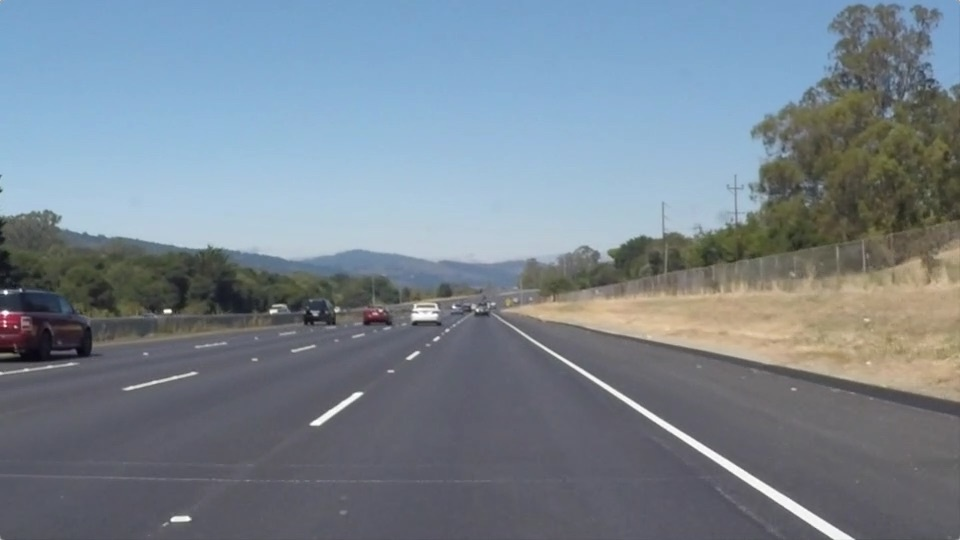
#> input picture lan_img1.jpg, 960 x 540 px
$ jupyter execute Untitled.ipynb
#> lines starting #> are read from the running program, lines starting #| are printed output that depends on the picture; after the words box and inside, x2 and y2 are one past the last pixel; in counts of white or black regions, pixels touching at a corner belong together
# EXP 9
## IMPLEMENTATION OF EROSION AND DILATION

**Name:** Rithika L
**Reg No:** 212224230231
**Slot:** T1-H15

[cell 1]
import cv2
import numpy as np
import matplotlib.pyplot as plt

[cell 2]
img = cv2.imread('lan_img1.jpg')
#> img is the input picture: shape (540, 960, 3); mean B, G, R 143.7, 132.6, 120.3
img = cv2.cvtColor(img, cv2.COLOR_BGR2RGB)

[cell 3]
gray = cv2.cvtColor(img, cv2.COLOR_RGB2GRAY)
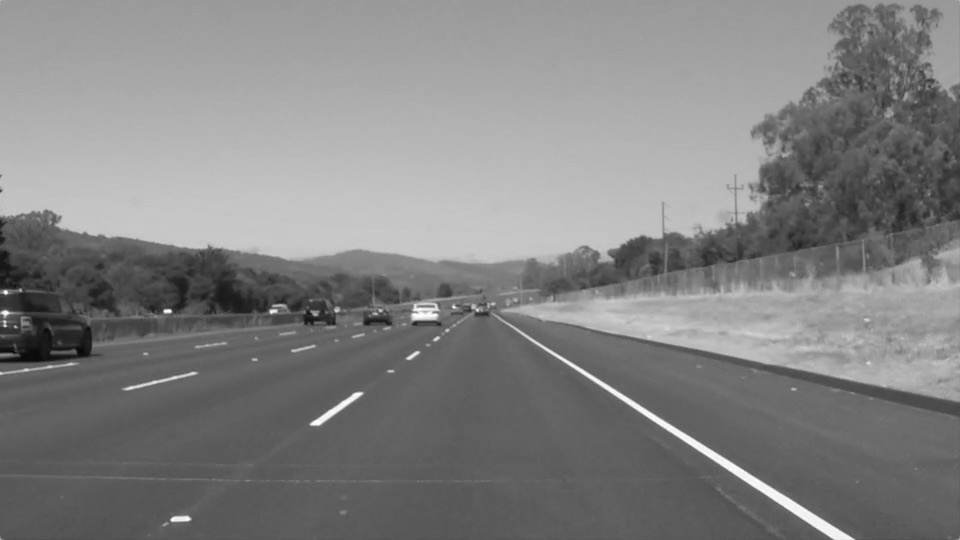
#> gray: shape (540, 960); min 8, max 255, mean 130.1

[cell 4]
plt.figure(figsize = (20, 10))
plt.subplot(1,2,1)
plt.imshow(img)
plt.title('Input Image')
plt.axis('off')

plt.subplot(1,2,2)
plt.imshow(gray, cmap='gray')
plt.title('Grayscale')
plt.axis('off')
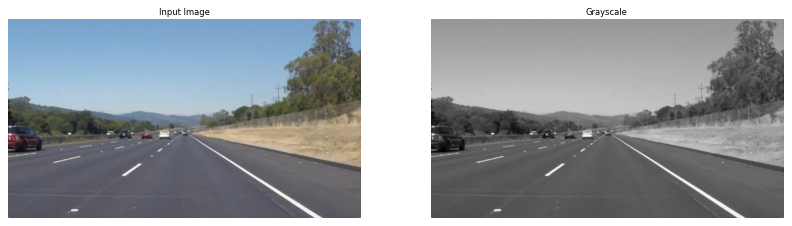
#> figure drawn by matplotlib, 2 panels

[cell 5]
threshold = cv2.threshold(gray, 150, 255, cv2.THRESH_BINARY)[1]
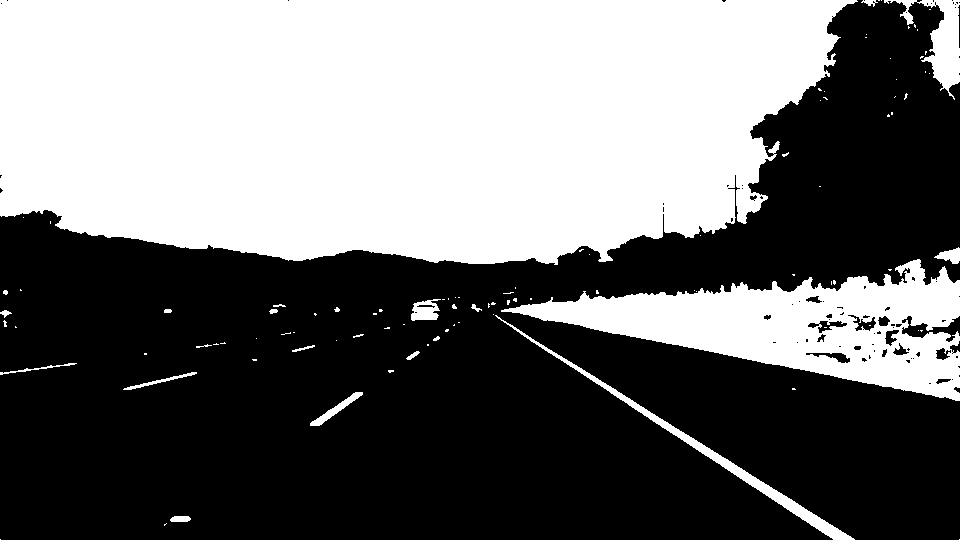
#> threshold: shape (540, 960); 44.3% white; 101 white regions (78 under 20 px), largest, box (x1, y1, x2, y2) and area: (0, 0, 858, 265) 193589, (501, 259, 960, 401) 28530, (495, 315, 855, 540) 2888

[cell 6]
plt.figure(figsize = (20, 10))
plt.subplot(1,1,1); plt.imshow(threshold, cmap = 'gray'); plt.title('Threshold');

plt.imshow(threshold, cmap='gray')
plt.title('Threshold')
plt.axis('off')
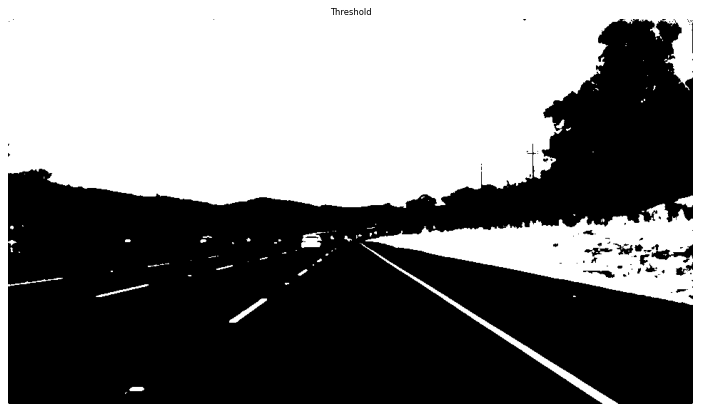
#> figure drawn by matplotlib, 1 panel

[cell 7]
roi_vertices = np.array([[[100, 540],
                          [900, 540],
                          [515, 320],
                          [450, 320]]])

mask = np.zeros_like(threshold)
if len(threshold.shape) > 2:
    channel_count = threshold.shape[2]  # 3 or 4 depending on the image.
    ignore_mask_color = (255,) * channel_count
else:
    ignore_mask_color = 255


cv2.fillPoly(mask, roi_vertices, ignore_mask_color)
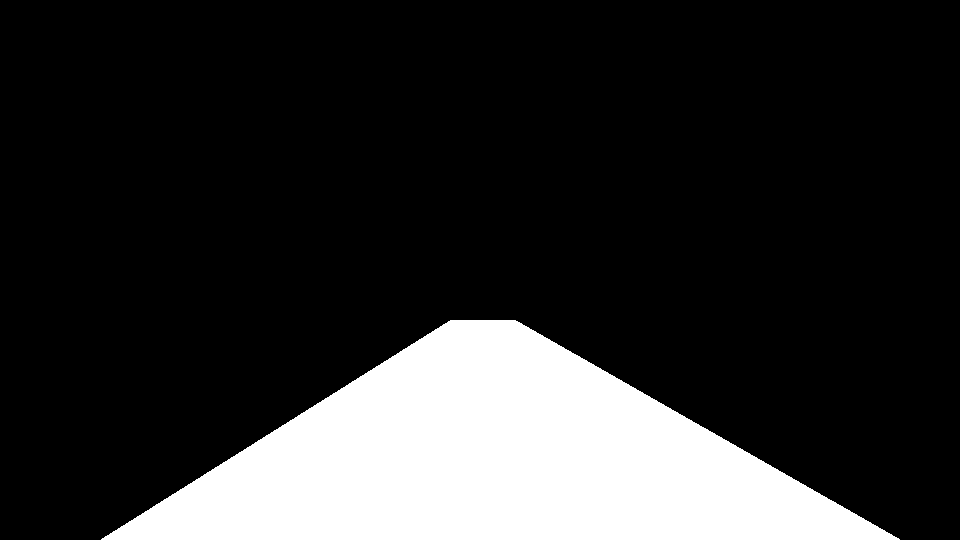
#> mask: shape (540, 960); 18.4% white; 1 white region, box (x1, y1, x2, y2) and area: (101, 320, 900, 540) 95299
roi = cv2.bitwise_and(threshold, mask)
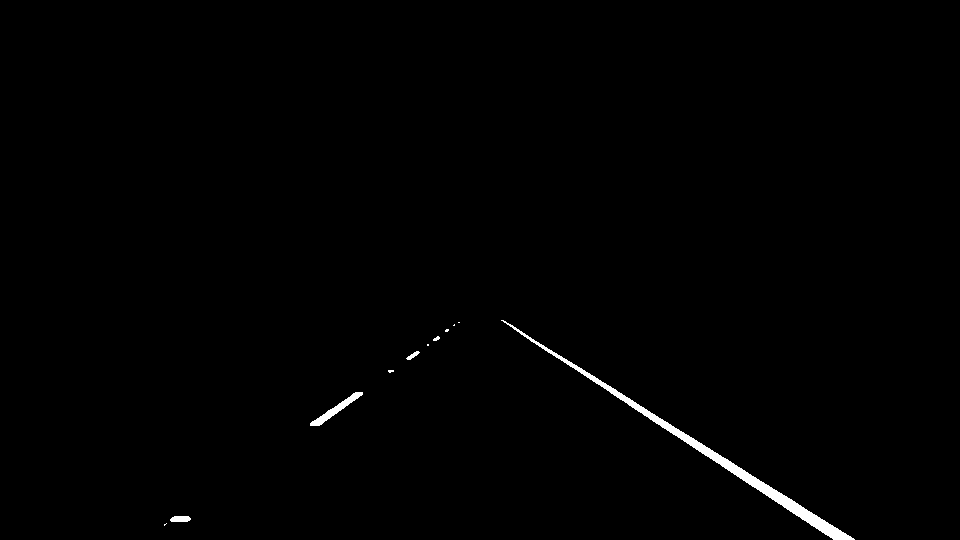
#> roi: shape (540, 960); 0.67% white; 11 white regions (6 under 20 px), largest, box (x1, y1, x2, y2) and area: (501, 320, 855, 540) 2876, (310, 392, 363, 426) 391, (170, 516, 191, 522) 111, (406, 351, 420, 360) 53, (433, 336, 440, 341) 22

plt.figure(figsize = (20, 10))
plt.subplot(1,3,1); plt.imshow(threshold, cmap = 'gray'); plt.title('Initial threshold')
plt.subplot(1,3,2); plt.imshow(mask, cmap = 'gray');      plt.title('Polyfill mask')
plt.subplot(1,3,3); plt.imshow(roi, cmap = 'gray');       plt.title('Isolated roi');

[cell 8]
edges = cv2.Canny(gray, 50, 150)
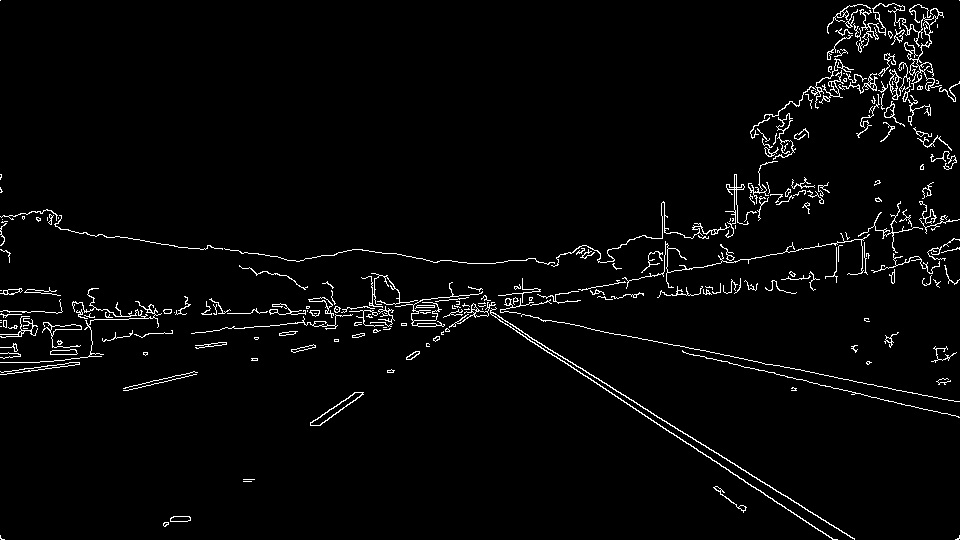
#> edges: shape (540, 960); 2.8% white in thin lines or dots

[cell 9]
canny_blur = cv2.GaussianBlur(edges, (5, 5), 0)
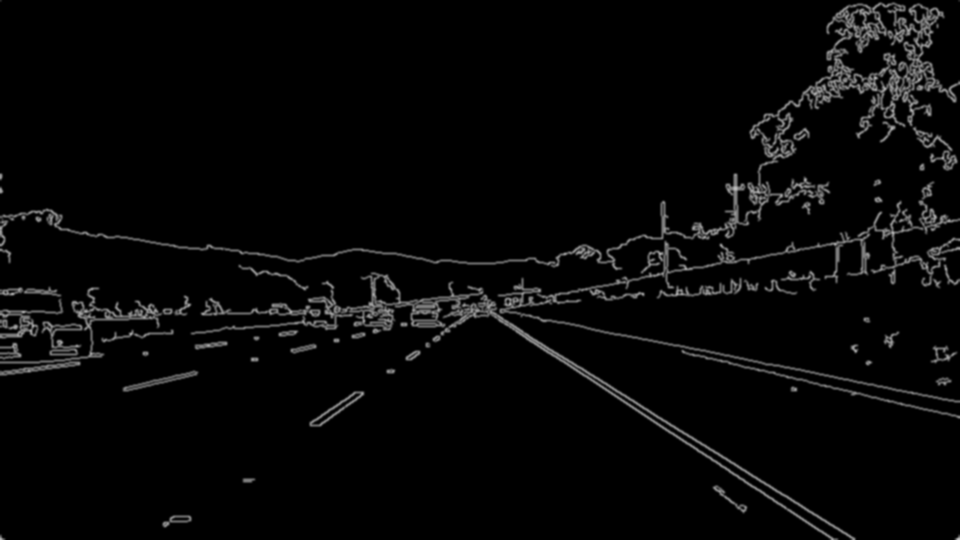
#> canny_blur: shape (540, 960); min 0, max 199, mean 7.2

[cell 10]
plt.figure(figsize = (20, 10))
plt.subplot(1,2,1); plt.imshow(edges, cmap = 'gray'); plt.title('Edge detection')
plt.subplot(1,2,2); plt.imshow(canny_blur, cmap = 'gray'); plt.title('Blurred edges');
plt.subplot(1,2,1)
plt.imshow(edges, cmap='gray')
plt.title('Edge Detection')
plt.axis('off')

plt.subplot(1,2,2)
plt.imshow(canny_blur, cmap='gray')
plt.title('Blurred Image')
plt.axis('off')

[cell 11]
def draw_lines(img, lines, color = [255, 0, 0], thickness = 2):
    """Utility for drawing lines."""
    if lines is not None:
        for line in lines:
            for x1,y1,x2,y2 in line:
                cv2.line(img, (x1, y1), (x2, y2), color, thickness)

[cell 12]
lines = cv2.HoughLinesP(
    canny_blur,
    rho=1,
    theta=np.pi/180,
    threshold=50,
    minLineLength=50,
    maxLineGap=100
)
#> lines = 334 rows, first 6: [0, 347, 947, 264], [0, 349, 948, 266], [3, 329, 947, 263], [0, 328, 946, 262], [205, 244, 954, 403], [6, 349, 948, 267]
